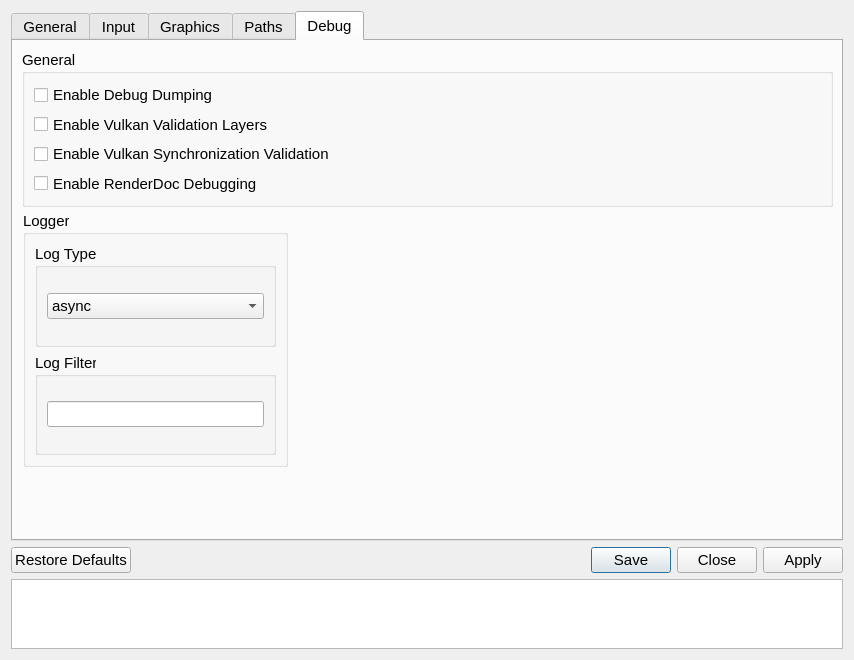
<?xml version="1.0" encoding="UTF-8"?>
<ui version="4.0">
 <class>SettingsDialog</class>
 <widget class="QDialog" name="SettingsDialog">
  <property name="windowModality">
   <enum>Qt::WindowModality::WindowModal</enum>
  </property>
  <property name="geometry">
   <rect>
    <x>0</x>
    <y>0</y>
    <width>854</width>
    <height>660</height>
   </rect>
  </property>
  <property name="sizePolicy">
   <sizepolicy hsizetype="Preferred" vsizetype="Preferred">
    <horstretch>0</horstretch>
    <verstretch>0</verstretch>
   </sizepolicy>
  </property>
  <property name="font">
   <font>
    <pointsize>11</pointsize>
    <bold>false</bold>
   </font>
  </property>
  <property name="windowTitle">
   <string>Settings</string>
  </property>
  <property name="windowIcon">
   <iconset>
    <normaloff>:/images/shadps4.ico</normaloff>:/images/shadps4.ico</iconset>
  </property>
  <property name="sizeGripEnabled">
   <bool>false</bool>
  </property>
  <property name="modal">
   <bool>false</bool>
  </property>
  <layout class="QVBoxLayout" name="settingsDialogLayout">
   <item>
    <widget class="QScrollArea" name="scrollArea">
     <property name="enabled">
      <bool>true</bool>
     </property>
     <property name="frameShape">
      <enum>QFrame::Shape::NoFrame</enum>
     </property>
     <property name="widgetResizable">
      <bool>true</bool>
     </property>
     <widget class="QTabWidget" name="tabWidgetSettings">
      <property name="enabled">
       <bool>true</bool>
      </property>
      <property name="geometry">
       <rect>
        <x>0</x>
        <y>0</y>
        <width>836</width>
        <height>536</height>
       </rect>
      </property>
      <property name="sizePolicy">
       <sizepolicy hsizetype="Preferred" vsizetype="Preferred">
        <horstretch>0</horstretch>
        <verstretch>0</verstretch>
       </sizepolicy>
      </property>
      <property name="currentIndex">
       <number>4</number>
      </property>
      <widget class="QWidget" name="generalTab">
       <attribute name="title">
        <string>General</string>
       </attribute>
       <layout class="QVBoxLayout" name="generalTabVLayout" stretch="0,0">
        <item>
         <layout class="QHBoxLayout" name="generalTabHLayoutTop" stretch="1,1,1">
          <item>
           <layout class="QVBoxLayout" name="systemTabLayoutLeft">
            <item>
             <widget class="QGroupBox" name="SystemSettings">
              <property name="title">
               <string>System</string>
              </property>
              <layout class="QVBoxLayout" name="emuSettingsLayout">
               <item>
                <widget class="QGroupBox" name="consoleLanguageGroupBox">
                 <property name="title">
                  <string>Console Language</string>
                 </property>
                 <layout class="QVBoxLayout" name="settingsLayout">
                  <item>
                   <widget class="QComboBox" name="consoleLanguageComboBox"/>
                  </item>
                 </layout>
                </widget>
               </item>
               <item>
                <widget class="QGroupBox" name="emulatorLanguageGroupBox">
                 <property name="title">
                  <string>Emulator Language</string>
                 </property>
                 <layout class="QVBoxLayout" name="langSettingsLayout">
                  <item>
                   <widget class="QComboBox" name="emulatorLanguageComboBox"/>
                  </item>
                 </layout>
                </widget>
               </item>
              </layout>
             </widget>
            </item>
           </layout>
          </item>
          <item>
           <layout class="QVBoxLayout" name="emulatorTabLayoutMiddle">
            <item>
             <widget class="QGroupBox" name="emulatorSettingsGroupBox">
              <property name="title">
               <string>Emulator</string>
              </property>
              <layout class="QVBoxLayout" name="additionalSettingsVLayout">
               <item>
                <layout class="QVBoxLayout" name="emulatorverticalLayout">
                 <item>
                  <widget class="QCheckBox" name="fullscreenCheckBox">
                   <property name="text">
                    <string>Enable Fullscreen</string>
                   </property>
                  </widget>
                 </item>
                 <item>
                  <widget class="QCheckBox" name="separateUpdatesCheckBox">
                   <property name="text">
                    <string>Enable Separate Update Folder</string>
                   </property>
                  </widget>
                 </item>
                 <item>
                  <widget class="QCheckBox" name="showSplashCheckBox">
                   <property name="text">
                    <string>Show Splash</string>
                   </property>
                  </widget>
                 </item>
                 <item>
                  <widget class="QCheckBox" name="ps4proCheckBox">
                   <property name="text">
                    <string>Is PS4 Pro</string>
                   </property>
                  </widget>
                 </item>
                 <item>
                  <widget class="QCheckBox" name="discordRPCCheckbox">
                   <property name="text">
                    <string>Enable Discord Rich Presence</string>
                   </property>
                  </widget>
                 </item>
                </layout>
               </item>
               <item>
                <layout class="QVBoxLayout" name="vLayoutUserName">
                 <property name="spacing">
                  <number>6</number>
                 </property>
                 <property name="leftMargin">
                  <number>0</number>
                 </property>
                 <item>
                  <layout class="QHBoxLayout" name="hLayoutUserName">
                   <item>
                    <widget class="QGroupBox" name="userName">
                     <property name="title">
                      <string>Username</string>
                     </property>
                     <layout class="QVBoxLayout" name="userNameLayout">
                      <item>
                       <widget class="QLineEdit" name="userNameLineEdit"/>
                      </item>
                     </layout>
                    </widget>
                   </item>
                  </layout>
                 </item>
                </layout>
               </item>
              </layout>
             </widget>
            </item>
           </layout>
          </item>
          <item>
           <layout class="QVBoxLayout" name="loggerTabLayoutRight"/>
          </item>
         </layout>
        </item>
        <item>
         <layout class="QHBoxLayout" name="generalTabHLayout_2">
          <item>
           <layout class="QVBoxLayout" name="updaterTabLayoutLeft">
            <property name="sizeConstraint">
             <enum>QLayout::SizeConstraint::SetDefaultConstraint</enum>
            </property>
            <property name="leftMargin">
             <number>0</number>
            </property>
            <property name="topMargin">
             <number>0</number>
            </property>
            <property name="rightMargin">
             <number>0</number>
            </property>
            <property name="bottomMargin">
             <number>0</number>
            </property>
            <item alignment="Qt::AlignmentFlag::Qt::AlignmentFlag::AlignTop">
             <widget class="QGroupBox" name="updaterGroupBox">
              <property name="sizePolicy">
               <sizepolicy hsizetype="Preferred" vsizetype="MinimumExpanding">
                <horstretch>0</horstretch>
                <verstretch>0</verstretch>
               </sizepolicy>
              </property>
              <property name="minimumSize">
               <size>
                <width>275</width>
                <height>0</height>
               </size>
              </property>
              <property name="maximumSize">
               <size>
                <width>16777215</width>
                <height>16777215</height>
               </size>
              </property>
              <property name="title">
               <string>Update</string>
              </property>
              <layout class="QVBoxLayout" name="UpdateLayout" stretch="0,0,0">
               <property name="spacing">
                <number>5</number>
               </property>
               <property name="topMargin">
                <number>1</number>
               </property>
               <property name="rightMargin">
                <number>11</number>
               </property>
               <property name="bottomMargin">
                <number>11</number>
               </property>
               <item>
                <widget class="QGroupBox" name="updaterComboBox">
                 <property name="sizePolicy">
                  <sizepolicy hsizetype="Preferred" vsizetype="Fixed">
                   <horstretch>0</horstretch>
                   <verstretch>0</verstretch>
                  </sizepolicy>
                 </property>
                 <property name="minimumSize">
                  <size>
                   <width>0</width>
                   <height>75</height>
                  </size>
                 </property>
                 <property name="maximumSize">
                  <size>
                   <width>16777215</width>
                   <height>16777215</height>
                  </size>
                 </property>
                 <property name="title">
                  <string>Update Channel</string>
                 </property>
                 <layout class="QVBoxLayout" name="UpdateChannelLayout">
                  <property name="spacing">
                   <number>7</number>
                  </property>
                  <property name="leftMargin">
                   <number>11</number>
                  </property>
                  <property name="topMargin">
                   <number>11</number>
                  </property>
                  <property name="rightMargin">
                   <number>11</number>
                  </property>
                  <property name="bottomMargin">
                   <number>11</number>
                  </property>
                  <item>
                   <widget class="QComboBox" name="updateComboBox">
                    <property name="sizePolicy">
                     <sizepolicy hsizetype="Preferred" vsizetype="Fixed">
                      <horstretch>0</horstretch>
                      <verstretch>0</verstretch>
                     </sizepolicy>
                    </property>
                    <item>
                     <property name="text">
                      <string>Release</string>
                     </property>
                    </item>
                    <item>
                     <property name="text">
                      <string>Nightly</string>
                     </property>
                    </item>
                   </widget>
                  </item>
                 </layout>
                </widget>
               </item>
               <item>
                <widget class="QPushButton" name="checkUpdateButton">
                 <property name="sizePolicy">
                  <sizepolicy hsizetype="MinimumExpanding" vsizetype="Fixed">
                   <horstretch>0</horstretch>
                   <verstretch>0</verstretch>
                  </sizepolicy>
                 </property>
                 <property name="minimumSize">
                  <size>
                   <width>197</width>
                   <height>28</height>
                  </size>
                 </property>
                 <property name="maximumSize">
                  <size>
                   <width>16777215</width>
                   <height>16777215</height>
                  </size>
                 </property>
                 <property name="text">
                  <string>Check for Updates</string>
                 </property>
                </widget>
               </item>
               <item>
                <widget class="QCheckBox" name="updateCheckBox">
                 <property name="sizePolicy">
                  <sizepolicy hsizetype="Preferred" vsizetype="Fixed">
                   <horstretch>0</horstretch>
                   <verstretch>0</verstretch>
                  </sizepolicy>
                 </property>
                 <property name="font">
                  <font>
                   <pointsize>11</pointsize>
                   <bold>false</bold>
                  </font>
                 </property>
                 <property name="text">
                  <string>Check for Updates at Startup</string>
                 </property>
                </widget>
               </item>
              </layout>
             </widget>
            </item>
           </layout>
          </item>
          <item>
           <layout class="QVBoxLayout" name="GUITabLayoutMiddle" stretch="0">
            <item alignment="Qt::AlignmentFlag::Qt::AlignmentFlag::AlignTop">
             <widget class="QGroupBox" name="GUIgroupBox">
              <property name="sizePolicy">
               <sizepolicy hsizetype="Preferred" vsizetype="Preferred">
                <horstretch>0</horstretch>
                <verstretch>0</verstretch>
               </sizepolicy>
              </property>
              <property name="minimumSize">
               <size>
                <width>0</width>
                <height>0</height>
               </size>
              </property>
              <property name="title">
               <string>GUI Settings</string>
              </property>
              <layout class="QVBoxLayout" name="GUILayout">
               <property name="topMargin">
                <number>1</number>
               </property>
               <property name="bottomMargin">
                <number>11</number>
               </property>
               <item>
                <layout class="QVBoxLayout" name="GUIMusicLayout">
                 <property name="topMargin">
                  <number>1</number>
                 </property>
                 <property name="bottomMargin">
                  <number>0</number>
                 </property>
                 <item>
                  <widget class="QCheckBox" name="playBGMCheckBox">
                   <property name="sizePolicy">
                    <sizepolicy hsizetype="Minimum" vsizetype="Fixed">
                     <horstretch>0</horstretch>
                     <verstretch>0</verstretch>
                    </sizepolicy>
                   </property>
                   <property name="text">
                    <string>Play title music</string>
                   </property>
                  </widget>
                 </item>
                 <item>
                  <spacer name="GUIverticalSpacer_2">
                   <property name="orientation">
                    <enum>Qt::Orientation::Vertical</enum>
                   </property>
                   <property name="sizeType">
                    <enum>QSizePolicy::Policy::Fixed</enum>
                   </property>
                   <property name="sizeHint" stdset="0">
                    <size>
                     <width>20</width>
                     <height>2</height>
                    </size>
                   </property>
                  </spacer>
                 </item>
                 <item>
                  <widget class="QLabel" name="label">
                   <property name="sizePolicy">
                    <sizepolicy hsizetype="Preferred" vsizetype="Fixed">
                     <horstretch>0</horstretch>
                     <verstretch>0</verstretch>
                    </sizepolicy>
                   </property>
                   <property name="maximumSize">
                    <size>
                     <width>16777215</width>
                     <height>16777215</height>
                    </size>
                   </property>
                   <property name="text">
                    <string>Volume</string>
                   </property>
                  </widget>
                 </item>
                 <item>
                  <widget class="QSlider" name="BGMVolumeSlider">
                   <property name="toolTip">
                    <string>Set the volume of the background music.</string>
                   </property>
                   <property name="maximum">
                    <number>100</number>
                   </property>
                   <property name="singleStep">
                    <number>10</number>
                   </property>
                   <property name="pageStep">
                    <number>20</number>
                   </property>
                   <property name="value">
                    <number>50</number>
                   </property>
                   <property name="orientation">
                    <enum>Qt::Orientation::Horizontal</enum>
                   </property>
                   <property name="invertedAppearance">
                    <bool>false</bool>
                   </property>
                   <property name="invertedControls">
                    <bool>false</bool>
                   </property>
                   <property name="tickPosition">
                    <enum>QSlider::TickPosition::NoTicks</enum>
                   </property>
                   <property name="tickInterval">
                    <number>10</number>
                   </property>
                  </widget>
                 </item>
                </layout>
               </item>
               <item>
                <widget class="QWidget" name="GUIwidgetSpacer" native="true">
                 <property name="minimumSize">
                  <size>
                   <width>0</width>
                   <height>61</height>
                  </size>
                 </property>
                </widget>
               </item>
              </layout>
             </widget>
            </item>
           </layout>
          </item>
          <item>
           <layout class="QVBoxLayout" name="EmptyTabLayoutRight">
            <item>
             <spacer name="emptyHorizontalSpacer">
              <property name="orientation">
               <enum>Qt::Orientation::Horizontal</enum>
              </property>
              <property name="sizeHint" stdset="0">
               <size>
                <width>40</width>
                <height>20</height>
               </size>
              </property>
             </spacer>
            </item>
           </layout>
          </item>
         </layout>
        </item>
       </layout>
      </widget>
      <widget class="QWidget" name="inputTab">
       <attribute name="title">
        <string>Input</string>
       </attribute>
       <layout class="QVBoxLayout" name="inputTabVLayout" stretch="0,0">
        <item>
         <layout class="QHBoxLayout" name="inputTabHLayoutTop" stretch="1,1,1">
          <item>
           <layout class="QVBoxLayout" name="cursorTabLayoutLeft">
            <property name="spacing">
             <number>7</number>
            </property>
            <property name="bottomMargin">
             <number>0</number>
            </property>
            <item alignment="Qt::AlignmentFlag::Qt::AlignmentFlag::AlignTop">
             <widget class="QGroupBox" name="cursorGroupBox">
              <property name="title">
               <string>Cursor</string>
              </property>
              <layout class="QVBoxLayout" name="inputCursorLayout">
               <property name="spacing">
                <number>0</number>
               </property>
               <property name="topMargin">
                <number>11</number>
               </property>
               <property name="bottomMargin">
                <number>11</number>
               </property>
               <item>
                <widget class="QGroupBox" name="hideCursorGroupBox">
                 <property name="enabled">
                  <bool>true</bool>
                 </property>
                 <property name="sizePolicy">
                  <sizepolicy hsizetype="Preferred" vsizetype="Fixed">
                   <horstretch>0</horstretch>
                   <verstretch>0</verstretch>
                  </sizepolicy>
                 </property>
                 <property name="title">
                  <string>Hide Cursor</string>
                 </property>
                 <layout class="QVBoxLayout" name="hideCursorLayout">
                  <property name="spacing">
                   <number>7</number>
                  </property>
                  <property name="bottomMargin">
                   <number>11</number>
                  </property>
                  <item>
                   <widget class="QComboBox" name="hideCursorComboBox"/>
                  </item>
                 </layout>
                </widget>
               </item>
               <item>
                <widget class="QGroupBox" name="idleTimeoutGroupBox">
                 <property name="enabled">
                  <bool>true</bool>
                 </property>
                 <property name="sizePolicy">
                  <sizepolicy hsizetype="Preferred" vsizetype="Fixed">
                   <horstretch>0</horstretch>
                   <verstretch>0</verstretch>
                  </sizepolicy>
                 </property>
                 <property name="minimumSize">
                  <size>
                   <width>0</width>
                   <height>0</height>
                  </size>
                 </property>
                 <property name="title">
                  <string>Hide Cursor Idle Timeout</string>
                 </property>
                 <property name="alignment">
                  <set>Qt::AlignmentFlag::AlignLeading|Qt::AlignmentFlag::AlignLeft|Qt::AlignmentFlag::AlignTop</set>
                 </property>
                 <property name="flat">
                  <bool>false</bool>
                 </property>
                 <layout class="QHBoxLayout" name="IdleTimeoutLayout" stretch="0,0">
                  <property name="spacing">
                   <number>6</number>
                  </property>
                  <property name="leftMargin">
                   <number>70</number>
                  </property>
                  <property name="topMargin">
                   <number>5</number>
                  </property>
                  <property name="rightMargin">
                   <number>5</number>
                  </property>
                  <property name="bottomMargin">
                   <number>5</number>
                  </property>
                  <item alignment="">
                   <widget class="QSpinBox" name="idleTimeoutSpinBox">
                    <property name="enabled">
                     <bool>true</bool>
                    </property>
                    <property name="sizePolicy">
                     <sizepolicy hsizetype="Minimum" vsizetype="Fixed">
                      <horstretch>0</horstretch>
                      <verstretch>0</verstretch>
                     </sizepolicy>
                    </property>
                    <property name="minimumSize">
                     <size>
                      <width>80</width>
                      <height>30</height>
                     </size>
                    </property>
                    <property name="maximumSize">
                     <size>
                      <width>16777215</width>
                      <height>16777215</height>
                     </size>
                    </property>
                    <property name="layoutDirection">
                     <enum>Qt::LayoutDirection::LeftToRight</enum>
                    </property>
                    <property name="wrapping">
                     <bool>false</bool>
                    </property>
                    <property name="alignment">
                     <set>Qt::AlignmentFlag::AlignCenter</set>
                    </property>
                    <property name="buttonSymbols">
                     <enum>QAbstractSpinBox::ButtonSymbols::UpDownArrows</enum>
                    </property>
                    <property name="suffix">
                     <string notr="true"/>
                    </property>
                    <property name="maximum">
                     <number>3600</number>
                    </property>
                    <property name="value">
                     <number>5</number>
                    </property>
                    <property name="displayIntegerBase">
                     <number>10</number>
                    </property>
                   </widget>
                  </item>
                  <item>
                   <widget class="QLabel" name="idleTimeoutDurationLabel">
                    <property name="text">
                     <string>s</string>
                    </property>
                   </widget>
                  </item>
                 </layout>
                </widget>
               </item>
              </layout>
             </widget>
            </item>
           </layout>
          </item>
          <item>
           <layout class="QVBoxLayout" name="ControllerTabLayoutMiddle">
            <item>
             <widget class="QGroupBox" name="ControllerGroupBox">
              <property name="sizePolicy">
               <sizepolicy hsizetype="MinimumExpanding" vsizetype="Preferred">
                <horstretch>0</horstretch>
                <verstretch>0</verstretch>
               </sizepolicy>
              </property>
              <property name="title">
               <string>Controller</string>
              </property>
              <layout class="QVBoxLayout" name="ControllerLayout">
               <property name="spacing">
                <number>0</number>
               </property>
               <property name="topMargin">
                <number>11</number>
               </property>
               <property name="bottomMargin">
                <number>11</number>
               </property>
               <item>
                <widget class="QGroupBox" name="backButtonBehaviorGroupBox">
                 <property name="enabled">
                  <bool>true</bool>
                 </property>
                 <property name="sizePolicy">
                  <sizepolicy hsizetype="Fixed" vsizetype="Fixed">
                   <horstretch>0</horstretch>
                   <verstretch>0</verstretch>
                  </sizepolicy>
                 </property>
                 <property name="minimumSize">
                  <size>
                   <width>237</width>
                   <height>0</height>
                  </size>
                 </property>
                 <property name="title">
                  <string>Back Button Behavior</string>
                 </property>
                 <layout class="QVBoxLayout" name="BackButtonLayout">
                  <property name="leftMargin">
                   <number>11</number>
                  </property>
                  <item>
                   <widget class="QComboBox" name="backButtonBehaviorComboBox"/>
                  </item>
                 </layout>
                </widget>
               </item>
               <item>
                <widget class="QWidget" name="controllerWidgetSpacer" native="true">
                 <property name="enabled">
                  <bool>true</bool>
                 </property>
                 <property name="minimumSize">
                  <size>
                   <width>0</width>
                   <height>0</height>
                  </size>
                 </property>
                </widget>
               </item>
              </layout>
             </widget>
            </item>
           </layout>
          </item>
          <item>
           <layout class="QVBoxLayout" name="emptyTabLayoutRight">
            <item>
             <spacer name="emptyhorizontalSpacer">
              <property name="orientation">
               <enum>Qt::Orientation::Horizontal</enum>
              </property>
              <property name="sizeHint" stdset="0">
               <size>
                <width>40</width>
                <height>20</height>
               </size>
              </property>
             </spacer>
            </item>
           </layout>
          </item>
         </layout>
        </item>
        <item>
         <layout class="QHBoxLayout" name="inputTabHLayoutBottom">
          <property name="topMargin">
           <number>0</number>
          </property>
          <item>
           <spacer name="emptyVerticalSpacerBottom">
            <property name="orientation">
             <enum>Qt::Orientation::Vertical</enum>
            </property>
            <property name="sizeType">
             <enum>QSizePolicy::Policy::MinimumExpanding</enum>
            </property>
            <property name="sizeHint" stdset="0">
             <size>
              <width>20</width>
              <height>20</height>
             </size>
            </property>
           </spacer>
          </item>
         </layout>
        </item>
       </layout>
      </widget>
      <widget class="QWidget" name="grphicsTab">
       <attribute name="title">
        <string>Graphics</string>
       </attribute>
       <layout class="QVBoxLayout" name="graphicsTabVLayout" stretch="0,0">
        <item>
         <layout class="QHBoxLayout" name="graphicsTabHLayout" stretch="1,1,1">
          <item>
           <layout class="QVBoxLayout" name="graphicsTabLayoutLeft">
            <item>
             <widget class="QGroupBox" name="graphicsAdapterGroupBox">
              <property name="title">
               <string>Graphics Device</string>
              </property>
              <layout class="QVBoxLayout" name="graphicsAdapterLayout">
               <item>
                <widget class="QComboBox" name="graphicsAdapterBox"/>
               </item>
              </layout>
             </widget>
            </item>
            <item>
             <widget class="QWidget" name="widgetgraphicsBottom" native="true">
              <layout class="QHBoxLayout" name="widgetgraphicsBottomHLayout">
               <property name="leftMargin">
                <number>0</number>
               </property>
               <property name="topMargin">
                <number>0</number>
               </property>
               <property name="rightMargin">
                <number>0</number>
               </property>
               <property name="bottomMargin">
                <number>0</number>
               </property>
              </layout>
             </widget>
            </item>
           </layout>
          </item>
          <item>
           <layout class="QVBoxLayout" name="graphicsTabLayoutMiddle">
            <item>
             <layout class="QVBoxLayout" name="layoutResolution">
              <property name="spacing">
               <number>6</number>
              </property>
              <property name="leftMargin">
               <number>0</number>
              </property>
              <item>
               <layout class="QHBoxLayout" name="resolutionLayout">
                <item>
                 <widget class="QGroupBox" name="widthGroupBox">
                  <property name="title">
                   <string>Width</string>
                  </property>
                  <layout class="QVBoxLayout" name="widthLayout">
                   <item>
                    <widget class="QSpinBox" name="widthSpinBox">
                     <property name="accelerated">
                      <bool>true</bool>
                     </property>
                     <property name="correctionMode">
                      <enum>QAbstractSpinBox::CorrectionMode::CorrectToNearestValue</enum>
                     </property>
                     <property name="keyboardTracking">
                      <bool>false</bool>
                     </property>
                     <property name="minimum">
                      <number>0</number>
                     </property>
                     <property name="maximum">
                      <number>9999</number>
                     </property>
                     <property name="value">
                      <number>1280</number>
                     </property>
                    </widget>
                   </item>
                  </layout>
                 </widget>
                </item>
                <item>
                 <widget class="QGroupBox" name="heightGroupBox">
                  <property name="title">
                   <string>Height</string>
                  </property>
                  <layout class="QVBoxLayout" name="heightLayout">
                   <item>
                    <widget class="QSpinBox" name="heightSpinBox">
                     <property name="frame">
                      <bool>true</bool>
                     </property>
                     <property name="accelerated">
                      <bool>true</bool>
                     </property>
                     <property name="correctionMode">
                      <enum>QAbstractSpinBox::CorrectionMode::CorrectToNearestValue</enum>
                     </property>
                     <property name="keyboardTracking">
                      <bool>false</bool>
                     </property>
                     <property name="minimum">
                      <number>0</number>
                     </property>
                     <property name="maximum">
                      <number>9999</number>
                     </property>
                     <property name="value">
                      <number>720</number>
                     </property>
                    </widget>
                   </item>
                  </layout>
                 </widget>
                </item>
               </layout>
              </item>
             </layout>
            </item>
            <item>
             <layout class="QVBoxLayout" name="vLayoutVblank">
              <property name="spacing">
               <number>6</number>
              </property>
              <property name="leftMargin">
               <number>0</number>
              </property>
              <item>
               <layout class="QHBoxLayout" name="hLayoutVblank">
                <item>
                 <widget class="QGroupBox" name="heightDivider">
                  <property name="title">
                   <string>Vblank Divider</string>
                  </property>
                  <layout class="QVBoxLayout" name="vblankLayout">
                   <item>
                    <widget class="QSpinBox" name="vblankSpinBox">
                     <property name="frame">
                      <bool>true</bool>
                     </property>
                     <property name="accelerated">
                      <bool>true</bool>
                     </property>
                     <property name="correctionMode">
                      <enum>QAbstractSpinBox::CorrectionMode::CorrectToNearestValue</enum>
                     </property>
                     <property name="keyboardTracking">
                      <bool>false</bool>
                     </property>
                     <property name="minimum">
                      <number>1</number>
                     </property>
                     <property name="maximum">
                      <number>9999</number>
                     </property>
                     <property name="value">
                      <number>1</number>
                     </property>
                    </widget>
                   </item>
                  </layout>
                 </widget>
                </item>
               </layout>
              </item>
             </layout>
            </item>
           </layout>
          </item>
          <item>
           <layout class="QVBoxLayout" name="graphicsTabLayoutRight">
            <property name="rightMargin">
             <number>12</number>
            </property>
            <property name="bottomMargin">
             <number>12</number>
            </property>
            <item>
             <widget class="QGroupBox" name="additionalSettingsGroupBox">
              <property name="title">
               <string>Advanced</string>
              </property>
              <property name="alignment">
               <set>Qt::AlignmentFlag::AlignLeading|Qt::AlignmentFlag::AlignLeft|Qt::AlignmentFlag::AlignVCenter</set>
              </property>
              <layout class="QVBoxLayout" name="additionalSettingsLayout">
               <item>
                <widget class="QCheckBox" name="dumpShadersCheckBox">
                 <property name="text">
                  <string>Enable Shaders Dumping</string>
                 </property>
                </widget>
               </item>
               <item>
                <widget class="QCheckBox" name="nullGpuCheckBox">
                 <property name="text">
                  <string>Enable NULL GPU</string>
                 </property>
                </widget>
               </item>
              </layout>
             </widget>
            </item>
            <item>
             <spacer name="AdvancedSpacer">
              <property name="orientation">
               <enum>Qt::Orientation::Vertical</enum>
              </property>
              <property name="sizeHint" stdset="0">
               <size>
                <width>20</width>
                <height>40</height>
               </size>
              </property>
             </spacer>
            </item>
           </layout>
          </item>
         </layout>
        </item>
        <item>
         <spacer name="graphicSpacer">
          <property name="orientation">
           <enum>Qt::Orientation::Vertical</enum>
          </property>
          <property name="sizeHint" stdset="0">
           <size>
            <width>20</width>
            <height>40</height>
           </size>
          </property>
         </spacer>
        </item>
       </layout>
      </widget>
      <widget class="QWidget" name="pathsTab">
       <attribute name="title">
        <string>Paths</string>
       </attribute>
       <layout class="QVBoxLayout" name="inputTabVLayout" stretch="0">
        <item>
         <layout class="QHBoxLayout" name="horizontalLayout_2">
          <item>
           <widget class="QGroupBox" name="gameFoldersGroupBox">
            <property name="title">
             <string>Game Folders</string>
            </property>
            <widget class="QListWidget" name="gameFoldersListWidget">
             <property name="geometry">
              <rect>
               <x>0</x>
               <y>20</y>
               <width>401</width>
               <height>331</height>
              </rect>
             </property>
            </widget>
            <widget class="QPushButton" name="addFolderButton">
             <property name="geometry">
              <rect>
               <x>100</x>
               <y>360</y>
               <width>91</width>
               <height>24</height>
              </rect>
             </property>
             <property name="text">
              <string>Add...</string>
             </property>
            </widget>
            <widget class="QPushButton" name="removeFolderButton">
             <property name="geometry">
              <rect>
               <x>199</x>
               <y>360</y>
               <width>91</width>
               <height>24</height>
              </rect>
             </property>
             <property name="text">
              <string>Remove</string>
             </property>
            </widget>
           </widget>
          </item>
          <item>
           <spacer name="horizontalSpacer_2">
            <property name="orientation">
             <enum>Qt::Orientation::Horizontal</enum>
            </property>
            <property name="sizeType">
             <enum>QSizePolicy::Policy::Preferred</enum>
            </property>
            <property name="sizeHint" stdset="0">
             <size>
              <width>40</width>
              <height>20</height>
             </size>
            </property>
           </spacer>
          </item>
         </layout>
        </item>
       </layout>
      </widget>
      <widget class="QWidget" name="debugTab">
       <attribute name="title">
        <string>Debug</string>
       </attribute>
       <widget class="QGroupBox" name="loggerGroupBox">
        <property name="geometry">
         <rect>
          <x>10</x>
          <y>170</y>
          <width>265</width>
          <height>256</height>
         </rect>
        </property>
        <property name="title">
         <string>Logger</string>
        </property>
        <layout class="QVBoxLayout" name="loggerLayout">
         <item>
          <widget class="QWidget" name="LogTypeWidget" native="true">
           <layout class="QVBoxLayout" name="LogTypeLayout">
            <property name="leftMargin">
             <number>0</number>
            </property>
            <property name="topMargin">
             <number>0</number>
            </property>
            <property name="rightMargin">
             <number>0</number>
            </property>
            <property name="bottomMargin">
             <number>0</number>
            </property>
            <item>
             <widget class="QGroupBox" name="logTypeGroupBox">
              <property name="title">
               <string>Log Type</string>
              </property>
              <layout class="QVBoxLayout" name="logTypeBoxLayout">
               <item>
                <widget class="QComboBox" name="logTypeComboBox">
                 <item>
                  <property name="text">
                   <string>async</string>
                  </property>
                 </item>
                 <item>
                  <property name="text">
                   <string>sync</string>
                  </property>
                 </item>
                </widget>
               </item>
              </layout>
             </widget>
            </item>
           </layout>
          </widget>
         </item>
         <item>
          <layout class="QVBoxLayout" name="vLayoutLogFilter">
           <property name="spacing">
            <number>6</number>
           </property>
           <property name="leftMargin">
            <number>0</number>
           </property>
           <item>
            <layout class="QHBoxLayout" name="hLayoutLogFilter">
             <item>
              <widget class="QGroupBox" name="logFilter">
               <property name="title">
                <string>Log Filter</string>
               </property>
               <layout class="QVBoxLayout" name="logFilterLayout">
                <item>
                 <widget class="QLineEdit" name="logFilterLineEdit"/>
                </item>
               </layout>
              </widget>
             </item>
            </layout>
           </item>
          </layout>
         </item>
        </layout>
       </widget>
       <widget class="QWidget" name="">
        <property name="geometry">
         <rect>
          <x>9</x>
          <y>9</y>
          <width>811</width>
          <height>157</height>
         </rect>
        </property>
        <layout class="QHBoxLayout" name="debugTabHLayout" stretch="0">
         <property name="sizeConstraint">
          <enum>QLayout::SizeConstraint::SetNoConstraint</enum>
         </property>
         <item>
          <widget class="QGroupBox" name="debugTabGroupBox">
           <property name="enabled">
            <bool>true</bool>
           </property>
           <property name="title">
            <string>General</string>
           </property>
           <property name="alignment">
            <set>Qt::AlignmentFlag::AlignLeading|Qt::AlignmentFlag::AlignLeft|Qt::AlignmentFlag::AlignTop</set>
           </property>
           <layout class="QVBoxLayout" name="debugTabLayout">
            <property name="sizeConstraint">
             <enum>QLayout::SizeConstraint::SetNoConstraint</enum>
            </property>
            <item>
             <widget class="QCheckBox" name="debugDump">
              <property name="text">
               <string>Enable Debug Dumping</string>
              </property>
             </widget>
            </item>
            <item>
             <widget class="QCheckBox" name="vkValidationCheckBox">
              <property name="text">
               <string>Enable Vulkan Validation Layers</string>
              </property>
             </widget>
            </item>
            <item>
             <widget class="QCheckBox" name="vkSyncValidationCheckBox">
              <property name="text">
               <string>Enable Vulkan Synchronization Validation</string>
              </property>
             </widget>
            </item>
            <item>
             <widget class="QCheckBox" name="rdocCheckBox">
              <property name="text">
               <string>Enable RenderDoc Debugging</string>
              </property>
             </widget>
            </item>
            <item>
             <spacer name="verticalSpacer">
              <property name="orientation">
               <enum>Qt::Orientation::Vertical</enum>
              </property>
              <property name="sizeType">
               <enum>QSizePolicy::Policy::MinimumExpanding</enum>
              </property>
              <property name="sizeHint" stdset="0">
               <size>
                <width>0</width>
                <height>0</height>
               </size>
              </property>
             </spacer>
            </item>
           </layout>
          </widget>
         </item>
        </layout>
       </widget>
      </widget>
     </widget>
    </widget>
   </item>
   <item>
    <widget class="QDialogButtonBox" name="buttonBox">
     <property name="standardButtons">
      <set>QDialogButtonBox::StandardButton::Apply|QDialogButtonBox::StandardButton::Close|QDialogButtonBox::StandardButton::RestoreDefaults|QDialogButtonBox::StandardButton::Save</set>
     </property>
    </widget>
   </item>
   <item>
    <widget class="QTextEdit" name="descriptionText">
     <property name="maximumSize">
      <size>
       <width>16777215</width>
       <height>70</height>
      </size>
     </property>
     <property name="readOnly">
      <bool>true</bool>
     </property>
    </widget>
   </item>
  </layout>
 </widget>
 <resources/>
 <connections/>
</ui>
